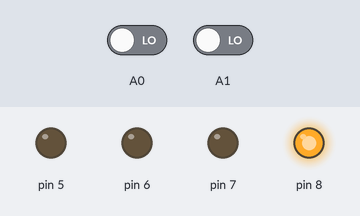
The sketch below on a simulated Arduino Uno, built with avr-gcc and run on an emulated ATmega328P. On the bench: output pins drawn as LEDs (lit = HIGH). The test bench sets the inputs (shaded band); at power-on: A0 LOW, A1 LOW.

Above: at 1.2 s.
1.3 s: A0 driven HIGH and A1 driven HIGH
At 1.6 s:
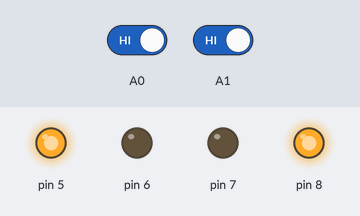
2.8 s: A1 driven LOW
At 4.0 s:
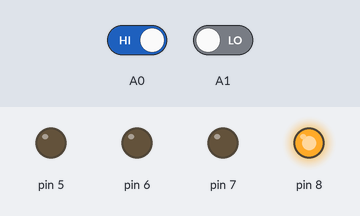
4.3 s: A1 driven HIGH
At 5.1 s:
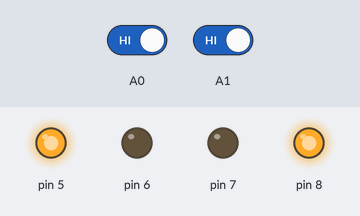
Timing chart, 0 to 7.3 s (numbered marks = the images above; inputs shaded):
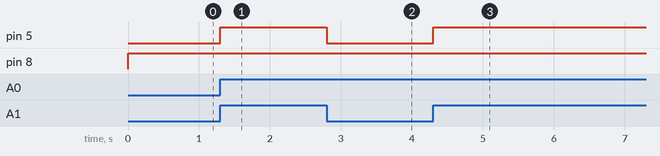

Measured:
- after the input at 1.3 s, pin 5: LOW → HIGH at once
- after the input at 2.8 s, pin 5: HIGH → LOW at once
- after the input at 4.3 s, pin 5: LOW → HIGH at once

The sketch:

6_ir_sensor_line_follower.ino
```cpp
/*
Move Nvis 3302ARD Robo car on the path(black line) sketched, using IR sensors.
*/
void forward()
{
  digitalWrite(5,1);
  digitalWrite(6,0);
  digitalWrite(7,0);
  digitalWrite(8,1);
}
void back()
{
  digitalWrite(5,0);
  digitalWrite(6,1);
  digitalWrite(7,1);
  digitalWrite(8,0);
}
void left()
{
  digitalWrite(5,1);
  digitalWrite(6,0);
  digitalWrite(7,0);
  digitalWrite(8,0);
}
void right()
{
  digitalWrite(5,0);
  digitalWrite(6,0);
  digitalWrite(7,0);
  digitalWrite(8,1);
}
void stopit()
{
  digitalWrite(5,0);
  digitalWrite(6,0);
  digitalWrite(7,0);
  digitalWrite(8,0);
}

int r1,r2;

void setup() {
  int i;

  for(i=5;i<=8;i++)
  pinMode(i,OUTPUT);

  pinMode(A0,INPUT);
  pinMode(A1,INPUT);
}

void loop() {
  r1=digitalRead(A0);
  r2=digitalRead(A1);

  if(r1==1 && r2==1)
  forward();
  else if(r1=0 && r2==1)
  left();
  else if(r1=1 && r2==0)
  right();
  else if(r1==0 && r2==0)
  stopit();
}
```
